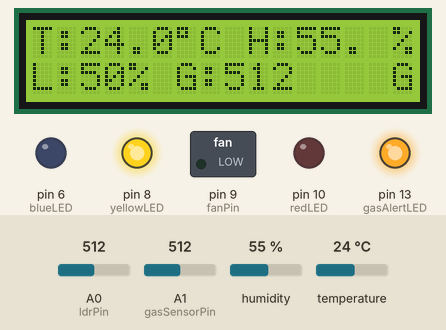
Bench run of a sketch on a simulated Arduino Uno, built with avr-gcc and run on an emulated ATmega328P. On the bench: 16×2 character LCD, switched loads named in the sketch (green lamp = pin HIGH), output pins drawn as LEDs (lit = HIGH). Inputs (shaded band) come from the test bench; at power-on: temperature 24 °C, A1 (gasSensorPin) = 512, A0 (ldrPin) = 512, humidity 55 %. What the sketch prints to the serial monitor is not drawn.

Above: at 3.2 s.
3.3 s: temperature set to 28 °C
At 5.6 s:
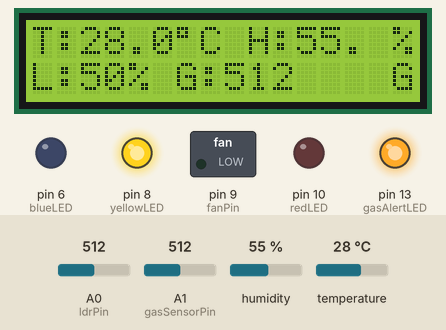
9.4 s: temperature set to 31 °C
At 11.8 s:
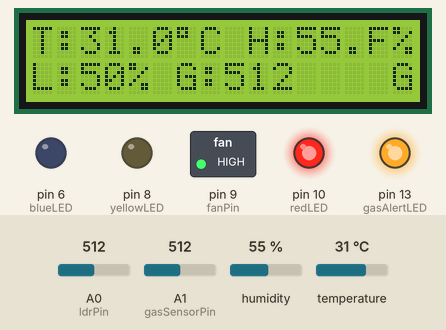
16.6 s: A1 (gasSensorPin) set to 309
At 19.5 s:
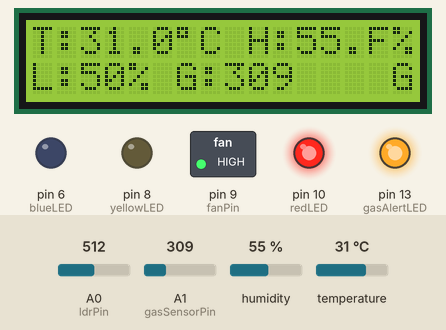
21.9 s: A1 (gasSensorPin) set to 283
At 24.3 s:
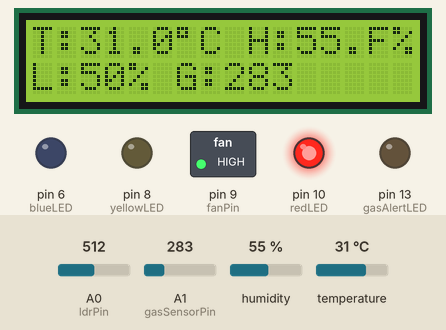
29.1 s: temperature set to 12 °C
At 32.2 s:
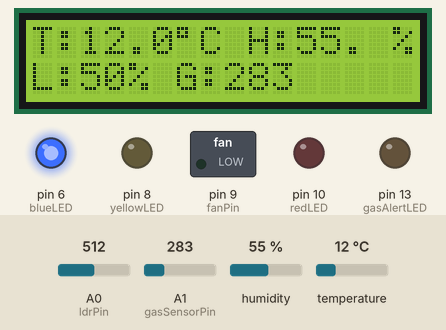
36.3 s: A1 (gasSensorPin) set to 306
At 39.2 s:
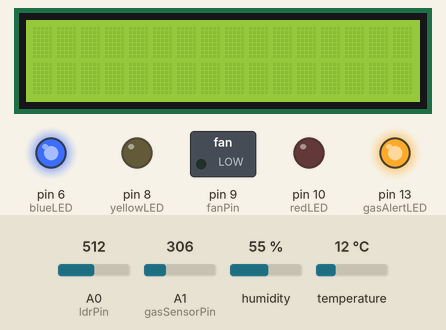
Timing chart, 0 to 40.7 s (numbered marks = the images above; inputs shaded):
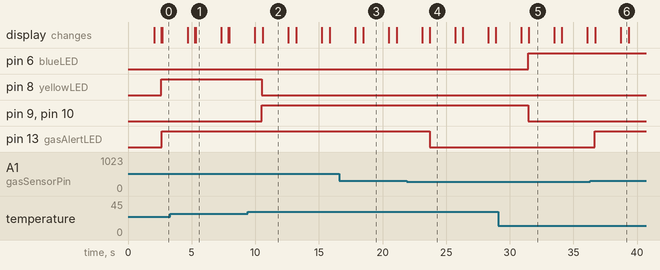

Measured:
- the behaviour switches between 29 and 30 °C on temperature (found by bisection; images 1 and 2)
- the behaviour switches between 301 and 300 on A1 (gasSensorPin) (found by bisection; images 3 and 4)
- after the input at 9.4 s, pin 8 (yellowLED): HIGH → LOW after 1.1 s; pin 9 (fanPin), pin 10 (redLED): LOW → HIGH after 1.1 s
- after the input at 16.6 s, the display: first differs from a run without the input after 1.9 s (image 3)
- after the input at 21.9 s, pin 13 (gasAlertLED): HIGH → LOW after 1.8 s; the display: first differs from a run without the input after 1.8 s (image 4)
- after the input at 29.1 s, pin 6 (blueLED): LOW → HIGH after 2.3 s; pin 9 (fanPin), pin 10 (redLED): HIGH → LOW after 2.3 s; the display: first differs from a run without the input after 2.4 s (image 5)
- after the input at 36.3 s, pin 13 (gasAlertLED): LOW → HIGH after 0.39 s; the display: first changes after 0.42 s (image 6 shows a later state)

The sketch:

arduino.eco.grow.sketch_jul29a.ino
```cpp
#include <SoftwareSerial.h>
#include <TinyGPS++.h>
#include <TinyGPSPlus.h>
#include <LiquidCrystal.h>
#include <DHT.h>

// Define the pin for the DHT11 sensor
#define DHTPIN 7
#define DHTTYPE DHT11
DHT dht(DHTPIN, DHTTYPE); // Initialize DHT sensor

// Parallel LCD Display Configuration
// LiquidCrystal lcd(rs, enable, d4, d5, d6, d7);
// RS (Pin 4) -> Arduino Pin 12
// E (Pin 6)  -> Arduino Pin 11
// D4 (Pin 11) -> Arduino Pin 5
// D5 (Pin 12) -> Arduino Pin 4
// D6 (Pin 13) -> Arduino Pin 3
// D7 (Pin 14) -> Arduino Pin 2
LiquidCrystal lcd(12, 11, 5, 4, 3, 2);

// LDR (Light Dependent Resistor)
const int ldrPin = A0;

// Fan Control
const int fanPin = 9;

// LED Indicators for Temperature
const int redLED = 10;
const int yellowLED = 8;
const int blueLED = 6;

// Gas Sensor
const int gasSensorPin = A1;
const int gasAlertLED = 13;

// threshold for gas detection
const int gasThreshold = 300;

// Variables to manage SMS alert frequency
long lastSMSMillis = 0;
const long smsInterval = 300000; // 5 minutes (300,000 milliseconds) delay between SMS alerts

void setup()
{
  Serial.begin(9600);
  Serial.println("DIY Smart Environment Monitor with Arduino!");

  dht.begin();
  lcd.begin(16, 2); //16 columns and 2 rows

  pinMode(fanPin, OUTPUT);
  pinMode(redLED, OUTPUT);
  pinMode(yellowLED, OUTPUT);
  pinMode(blueLED, OUTPUT);
  pinMode(gasAlertLED, OUTPUT);
  pinMode(ldrPin, INPUT);
  pinMode(gasSensorPin, INPUT);

  // all LEDs and the fan are off at startup
  digitalWrite(redLED, LOW);
  digitalWrite(yellowLED, LOW);
  digitalWrite(blueLED, LOW);
  digitalWrite(gasAlertLED, LOW);
  digitalWrite(fanPin, LOW); // Fan off initially

  // LCD
  lcd.setCursor(0, 0); // column 0, row 0
  lcd.print("Environment");
  lcd.setCursor(0, 1); // cursor to column 0, row 1
  lcd.print("Monitor Online!");
  delay(2000);
  lcd.clear();
}

void loop()
{
  lcd.clear();
  delay(500);

  // Read Sensor Values
  float humidity = dht.readHumidity();
  float temperature = dht.readTemperature();
  int ldrValue = analogRead(ldrPin);
  int gasSensorValue = analogRead(gasSensorPin);

  // DHT Sensor Error Handling
  if (isnan(humidity) || isnan(temperature))
  {
    Serial.println("Error: Failed to read from DHT sensor! Check your wiring.");
    // Display error message on LCD
    lcd.setCursor(0, 0);
    lcd.print("DHT Error!");
    lcd.setCursor(0, 1);
    lcd.print("Check Wiring.");
    delay(3000);
    return;
  }

  //  Print Readings to Serial Monitor
  Serial.print("Humidity: ");
  Serial.print(humidity);
  Serial.println("%");

  Serial.print("Temperature: ");
  Serial.print(temperature);
  Serial.println("C");

  Serial.print("Light (LDR): ");
  Serial.print(ldrValue);
  Serial.println(" (0-1023)");

  Serial.print("Gas Sensor: ");
  Serial.print(gasSensorValue);
  Serial.println(" (0-1023)");

  //Display Readings on LCD
  lcd.setCursor(0, 0);
  lcd.print("T:");
  lcd.print(temperature, 1);
  lcd.print((char)223);
  lcd.print("C H:");
  lcd.print(humidity, 1);
  lcd.print("%");

  lcd.setCursor(0, 1); // Set cursor to bottom row
  lcd.print("L:");
  // Map LDR value (0-1023) to a percentage (0-100) for ease in understanding
  lcd.print(map(ldrValue, 0, 1023, 0, 100));
  lcd.print("% G:");
  lcd.print(gasSensorValue); // Display raw gas sensor value

  // Fan and LED Control based on Temperature
  if (temperature >= 30.0)
  { // High temperature: 30 degrees Celsius or above
    digitalWrite(fanPin, HIGH);
    digitalWrite(redLED, HIGH);
    digitalWrite(yellowLED, LOW);
    digitalWrite(blueLED, LOW);
    Serial.println("Status: High Temp - Fan ON, Red LED ON");
    lcd.setCursor(14, 0); // Display 'F' (Fan) indicator on LCD
    lcd.print("F");
  }
  else if (temperature >= 15.0 && temperature < 30.0)
  { // Normal temperature: between 15 and 30 degrees Celsius
    digitalWrite(fanPin, LOW);
    digitalWrite(redLED, LOW);
    digitalWrite(yellowLED, HIGH);
    digitalWrite(blueLED, LOW);
    Serial.println("Status: Normal Temp - Fan OFF, Yellow LED ON");
    lcd.setCursor(14, 0); // Clear fan indicator on LCD
    lcd.print(" ");
  }
  else
  { // Cold temperature: less than 15 degrees Celsius
    digitalWrite(fanPin, LOW);
    digitalWrite(redLED, LOW);
    digitalWrite(yellowLED, LOW);
    digitalWrite(blueLED, HIGH);
    Serial.println("Status: Cold Temp - Fan OFF, Blue LED ON");
    lcd.setCursor(14, 0); // Clear fan indicator on LCD
    lcd.print(" ");
  }

  // Gas Sensor Detection and Alert
  if (gasSensorValue > gasThreshold)
  {
    digitalWrite(gasAlertLED, HIGH); // Turn on gas alert LED
    Serial.println("!!! GAS DETECTED !!! - ALERT");
    lcd.setCursor(15, 1); // Display 'G' (Gas) alert indicator on LCD
    lcd.print("G");

    // Send SMS alert via Africa's Talking
    if (millis() - lastSMSMillis >= smsInterval)
    {
      sendSMSAlert("Gas detected! Please check your environment immediately.");
      lastSMSMillis = millis();
    }
  }
  else
  {
    digitalWrite(gasAlertLED, LOW);
    lcd.setCursor(15, 1);
    lcd.print(" ");
  }

  delay(2000);
}

void sendSMSAlert(String message) {
  Serial.print("Attempting to send SMS: ");
  Serial.println(message);
 const char* AF_TALKING_USERNAME = "sandbox";
 const char* AF_TALKING_API_KEY = "atsk_acd781eca29f781f2a2314b7f469f28c51818efac203e38aefbd123cb3b31ba81447d598";
 const char* RECIPIENT_PHONE_NUMBER = "+254746456965";

  SoftwareSerial gsmSerial(2, 3); // RX, TX pins for GSM module
  // gsmSerial.begin(9600); // Or the baud rate of your GSM module

  // In sendSMSAlert function:
  // gsmSerial.println("AT+CMGF=1"); // Set SMS to text mode
  // delay(100);
  // gsmSerial.print("AT+CMGS=\"+254746456965\"\r");
  // delay(100);
  // gsmSerial.print(message); // The actual message
  // delay(100);
  // gsmSerial.write(26); // ASCII code for CTRL+Z, signifies end of message
  // Serial.println("SMS command sent to GSM module.");


  Serial.println("SMS function called. Remember to implement actual GSM module code here.");
  Serial.println("You'll need to connect a GSM module and use its library to interact with Africa's Talking API.");
}
```
